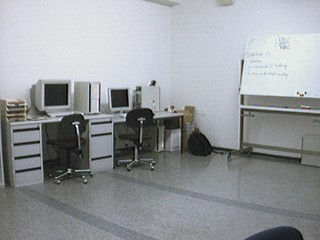
#> input picture Datasets/RedChair/advbgst1_21_0020.jpg, 320 x 240 px, found by its file name; its folder holds only this picture in this run
$ jupyter execute --allow-errors 'CV Project 1 - Jupyter .ipynb'
#> lines starting #> are read from the running program, lines starting #| are printed output that depends on the picture
[cell 1]
# Tony Smoragiewicz
# EECE 5639 - Project 1
# Northeastern - Fall 2021

from matplotlib import pyplot as plt
import cv2
import numpy as np
import os
import glob

[cell 2]
def load_images_from_folder(folder):
    images = []
    for filename in sorted(os.listdir(folder)):
        img = cv2.imread(os.path.join(folder,filename))
#> img is the input picture: shape (240, 320, 3); mean B, G, R 156.8, 153.5, 150.6
        print(filename)
        if img is not None:
            gray = cv2.cvtColor(img, cv2.COLOR_BGR2GRAY)
            images.append(gray)
    return images

[cell 3]
# Load the images and convert to grayscale
img_dir = "/home/tsmorz/Documents/Education/Northeastern/EECE 5639 - Computer Vision/Projects/RedChair" # Enter Directory of all images
images  = load_images_from_folder(img_dir);
#> images = 1 item
images = np.array(images);
idx, r, c = images.shape;
#> idx = 1; r = 240; c = 320
print(images.shape);
#| (1, 240, 320)

[cell 4]
# Temporal filter
temporal_filter = 0.5*np.array([-1.,0.,1.])

frame = 215
#> (the rest of this cell did not finish here and is left out)

[cell 5]
# Gaussian filter
gaussian_filter = np.array([0.011, 0.135, 0.606, 0.135, 0.011])
gaussian_filter = gaussian_filter/np.sum(gaussian_filter)
print(gaussian_filter)

frame = 215
#> (the rest of this cell did not finish here and is left out)

[cell 6]
# Spatial median filter
denoise = np.zeros((idx-1, r, c))
#> denoise = empty array
for i in range(idx-1):
    #denoise[i,:,:] = cv2.filter2D(src=images[i,:,:], ddepth=-1, kernel=gaussian)
    denoise[i,:,:] = cv2.medianBlur(images[i,:,:], 3)

[cell 7]
# Temporal median filter
temp_median = np.zeros((idx-1, r, c))
#> temp_median = empty array
for i in range(idx-5):
    median5 = [denoise[i,:,:], denoise[i+1,:,:], denoise[i+2,:,:], denoise[i+3,:,:], denoise[i+4,:,:]]
    median5 = np.array(median5)
    median5 = np.median(median5,axis=0)
    temp_median[i,:,:] = median5

[cell 8]
plt.subplot()
im = np.random.randint(idx)
#> im = 0
#> (the rest of this cell did not finish here and is left out)

[cell 9]
# Temporal gradient
motion = np.zeros((idx-1, r, c))
#> motion = empty array
for i in range(idx-1):
    temp_grad = denoise[i,:,:] - temp_median[i-1,:,:]
    #temp_grad = 0.5*(denoise[i+1,:,:] - denoise[i-1,:,:])
    motion[i,:,:] = np.abs(temp_grad)
    motion[i,:,:] = temp_grad**2/255
noise_line  = np.reshape(motion, ((idx-1)*r*c, 1) )
#> noise_line = empty array

plt.subplot()
plt.hist(noise_line, bins=200);
plt.ylim([0,100000]);
plt.xlim([0,255]);
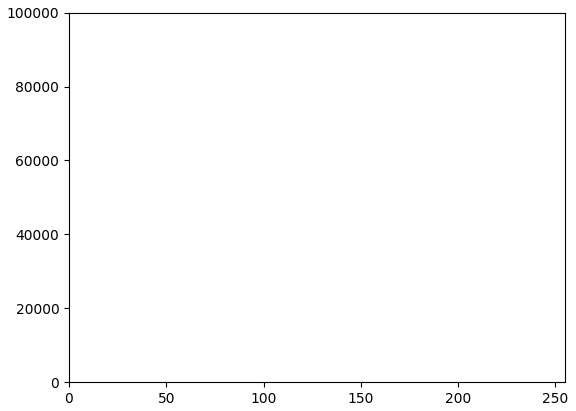
#> figure drawn by matplotlib, 1 panel

[cell 10]
# Apply a threshold
mask = np.zeros((idx-1, r, c))
#> mask = empty array
threshold = 5
for i in range(idx-1):
    mask[i] = (motion[i,:,:] > threshold)*images[i,:,:]
mask_line  = np.reshape(mask, ((idx-1)*r*c, 1) )
#> mask_line = empty array

plt.subplot()
plt.hist(mask_line, bins=100);
plt.ylim([0,100000]);


$ run again, on Datasets/RedChair/advbgst1_21_0031.jpg
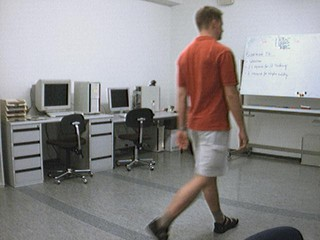
#> input picture Datasets/RedChair/advbgst1_21_0031.jpg, 320 x 240 px, found by its file name
#> in load_images_from_folder, img is the input picture: shape (240, 320, 3); mean B, G, R 139.1, 139, 141.7
#> in load_images_from_folder, `gray = cv2.cvtColor(img, cv2.COLOR_BGR2GRAY)`:
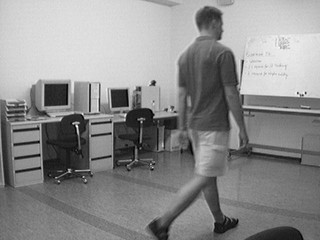
#> gray: shape (240, 320); min 0, max 250, mean 139.8
#> images = 1 item
#| (1, 240, 320)
#> noise_line = empty array
